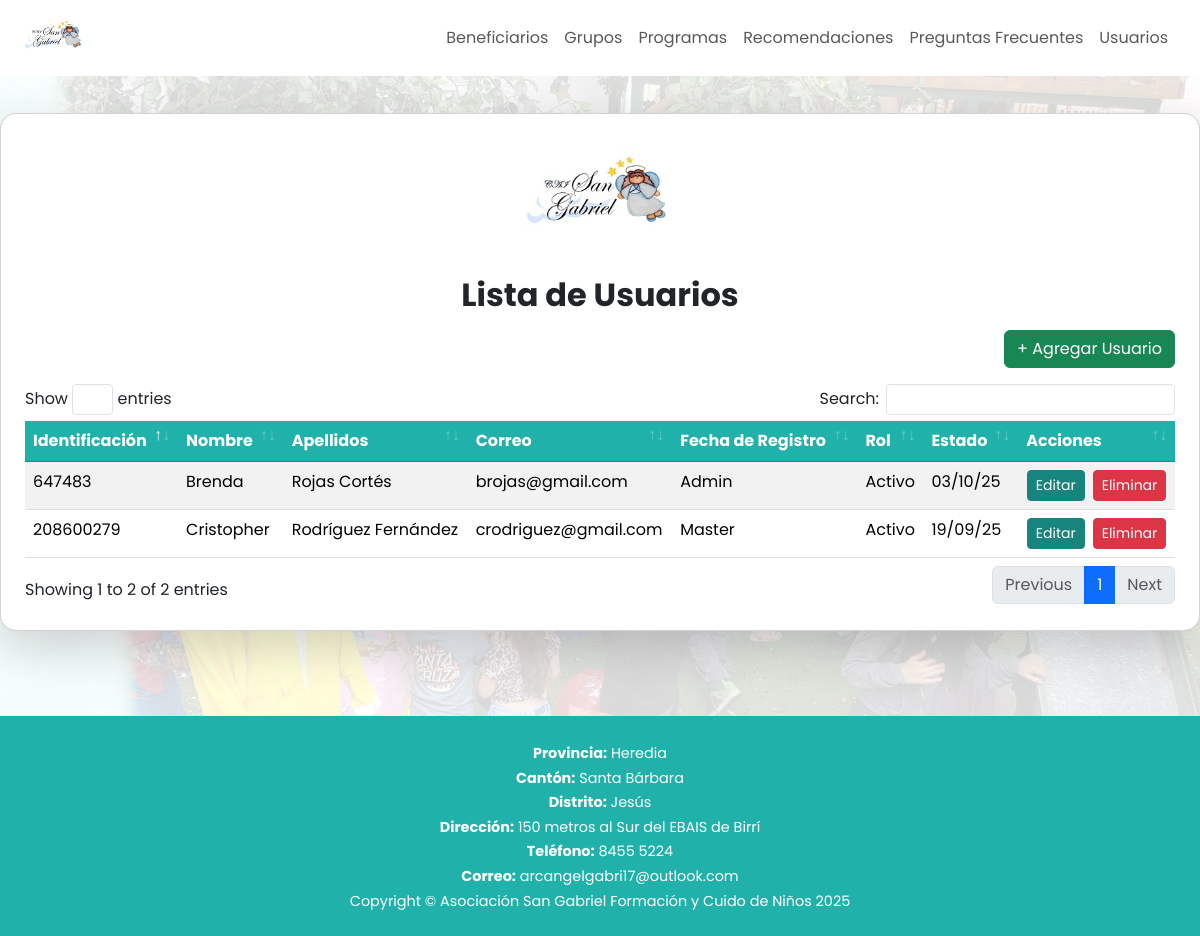
Before: /Views/Usuarios/listaUsuarios.php (signed in) with the older database file.
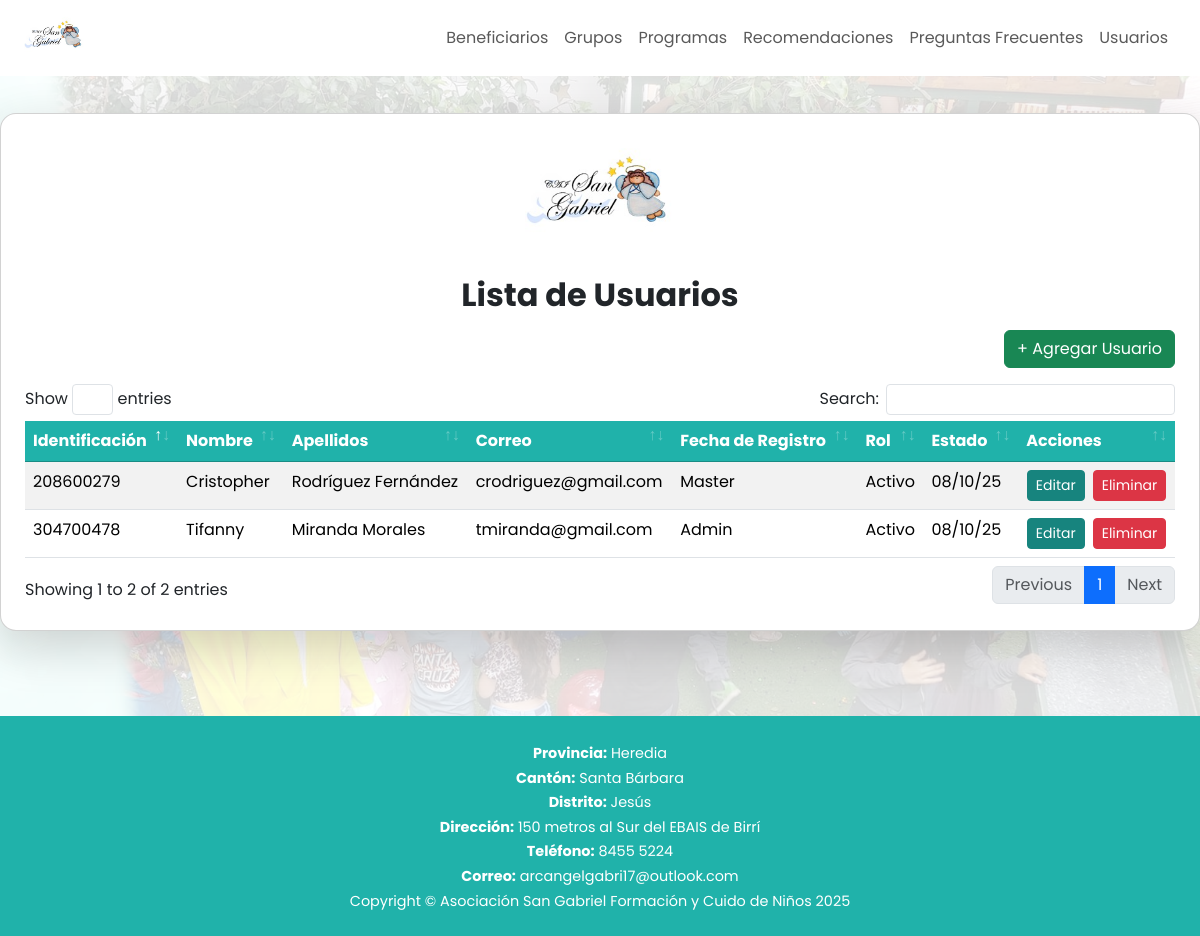
After: the same page with the newer database file.
### tables this page shows
CREATE TABLE `tbl_usuarios` (
  `id_usuario` int NOT NULL AUTO_INCREMENT,
  `identificacion` varchar(15) NOT NULL,
  `nombre` varchar(50) NOT NULL,
  `apellidos` varchar(100) NOT NULL,
  `correo` varchar(100) NOT NULL,
  `contrasenna` varchar(255) NOT NULL,
  `fecha_registro` datetime DEFAULT CURRENT_TIMESTAMP,
  `id_rol` int DEFAULT NULL,
  `estado` tinyint(1) DEFAULT '1',
  PRIMARY KEY (`id_usuario`),
  UNIQUE KEY `identificacion` (`identificacion`),
  UNIQUE KEY `correo` (`correo`),
  KEY `id_rol` (`id_rol`),
  CONSTRAINT `tbl_usuarios_ibfk_1` FOREIGN KEY (`id_rol`) REFERENCES `tbl_roles` (`id_rol`)
);

CREATE TABLE `tbl_roles` (
  `id_rol` int NOT NULL AUTO_INCREMENT,
  `nombre_rol` varchar(50) NOT NULL,
  PRIMARY KEY (`id_rol`)
);

### Views/Usuarios/listaUsuarios.php (the view, shortened to what this page needs)
<?php
$cn = abrirConexion();
$query = "SELECT u.id_usuario, u.identificacion, u.nombre, u.apellidos, u.correo, r.nombre_rol, u.estado, u.fecha_registro
          FROM tbl_usuarios u
          JOIN tbl_roles r ON u.id_rol = r.id_rol
          ORDER BY u.id_usuario DESC";
$resultado = $cn->query($query);
?>
<!DOCTYPE html>
<html lang="en">
<head>
    <link href="../../Assets/css/bootstrap.min.css" rel="stylesheet">
    <link href="../../Assets/css/customStyles/listaUsuariosStyle.css" rel="stylesheet">
    <link href="../../Assets/vendor/datatables/dataTables.bootstrap4.min.css" rel="stylesheet">
</head>
<body>
    <nav>
        <?php include '../Layout/Navbars/navbar2.php' ?>
    </nav>
    <main>
        <div class="card p-4 shadow-lg mb-5">
            <img src="../../Assets/img/logo.png" alt="SANGABRIEL Logo" class="logo">
            <h2 class="fw-bold text-center mb-3">Lista de Usuarios</h2>
            <div class="mb-3 text-end">
                <a href="../Usuarios/crearUsuario.php" class="btn btn-success">+ Agregar Usuario</a>
            </div>
            <div class="table-responsive">
                <table id="tablaUsuarios" class="table table-striped table-hover">
                    <thead>
                        <tr>
                            <th>Identificación</th>
                            <th>Nombre</th>
                            <th>Apellidos</th>
                            <th>Correo</th>
                            <th>Fecha de Registro</th>
                            <th>Rol</th>
                            <th>Estado</th>
                            <th>Acciones</th>
                        </tr>
                    </thead>
                    <tbody>
                        <?php if ($resultado && $resultado->num_rows): ?>
                            <?php while ($u = $resultado->fetch_assoc()): ?>
                                <tr>
                                    <td><?= htmlspecialchars($u['identificacion']) ?></td>
                                    <td><?= htmlspecialchars($u["nombre"]) ?></td>
                                    <td><?= htmlspecialchars($u["apellidos"]) ?></td>
                                    <td><?= htmlspecialchars($u["correo"]) ?></td>
                                    <td><?= htmlspecialchars($u["nombre_rol"]) ?></td>
                                    <td><?= $u["estado"] ? 'Activo' : 'Inactivo' ?></td>
                                    <td><?= date("d/m/y", strtotime($u["fecha_registro"])) ?></td>
                                    <td>
                                        <div class="d-flex gap-2 justify-content-center">
                                            <a href="editarUsuario.php?id=<?= $u['id_usuario'] ?>" class="btn btn-primary btn-sm">Editar</a>
                                            <a href="eliminarUsuario.php?id=<?= $u['id_usuario'] ?>" class="btn btn-danger btn-sm"
                                                onclick="return confirm('¿Seguro que deseas eliminar este usuario?')">Eliminar</a>
                                        </div>
                                    </td>
                                </tr>
                            <?php endwhile; ?>
                        <?php else: ?>
                            <tr><td colspan="8" class="text-center">No hay usuarios registrados</td></tr>
                            <?php endif; ?>
                    </tbody>
                </table>
            </div>
        </div>
    </main>
    <footer>
        <?php include '../Layout/footer.php' ?>
    </footer>
</body>
</html>

### Views/Layout/footer.php
<?php
$info = [
    "Provincia" => "Heredia",
    "Cantón" => "Santa Bárbara",
    "Distrito" => "Jesús",
    "Dirección" => "150 metros al Sur del EBAIS de Birrí",
    "Teléfono" => "8455 5224",
    "Correo" => "arcangelgabri17@outlook.com"
];
?>
<footer>
    <?php foreach ($info as $label => $value): ?>
        <p><strong><?php echo $label; ?>:</strong> <?php echo $value; ?> </p>
    <?php endforeach; ?>
    <span>Copyright &copy;
        Asociación San Gabriel Formación y Cuido de Niños <?php echo date("Y"); ?>
    </span>
</footer>

Changed rows visible on the page:
removed tbl_usuarios: identificacion "647483", nombre "Brenda", apellidos "Rojas Cortés", correo "brojas@gmail.com", id_rol.nombre_rol "Admin", estado "Activo", fecha_registro "03/10/25"
added tbl_usuarios: identificacion "304700478", nombre "Tifanny", apellidos "Miranda Morales", correo "tmiranda@gmail.com", id_rol.nombre_rol "Admin", estado "Activo", fecha_registro "08/10/25"
changed tbl_usuarios "Cristopher": fecha_registro "19/09/25" → "08/10/25"
